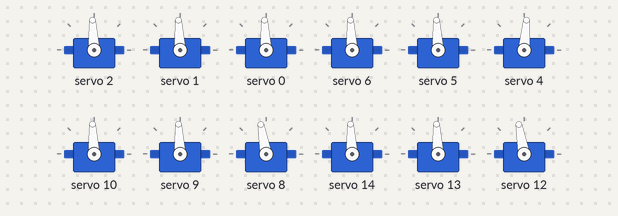
Bench run of a sketch on a simulated Arduino Uno, built with avr-gcc and run on an emulated ATmega328P. On the bench: 12 × servo.

Above: at 0.17 s.
At 5.0 s:
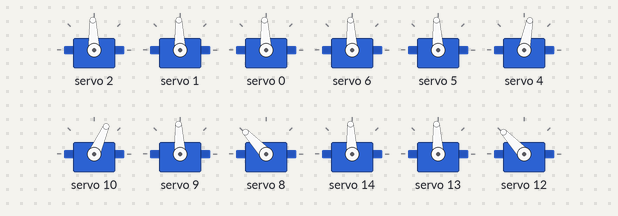
At 10.2 s:
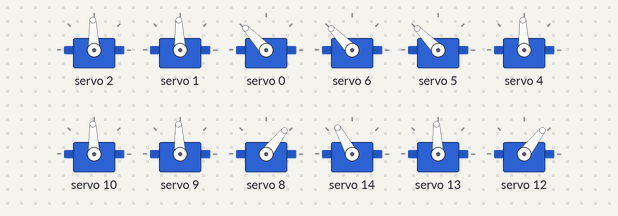
At 18.3 s:
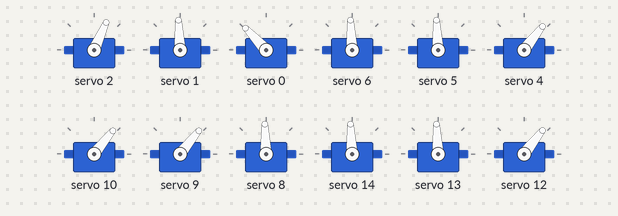
At 26.5 s:
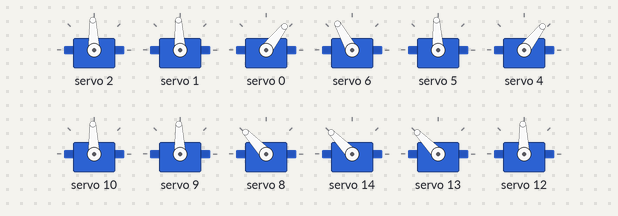
At 34.6 s:
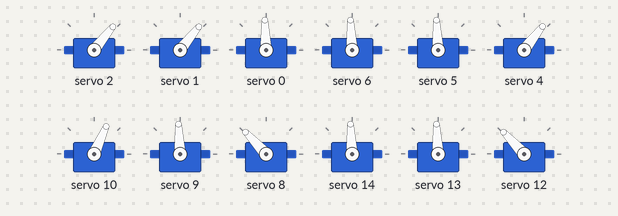
Timing chart, 0 to 40.0 s (numbered marks = the images above):
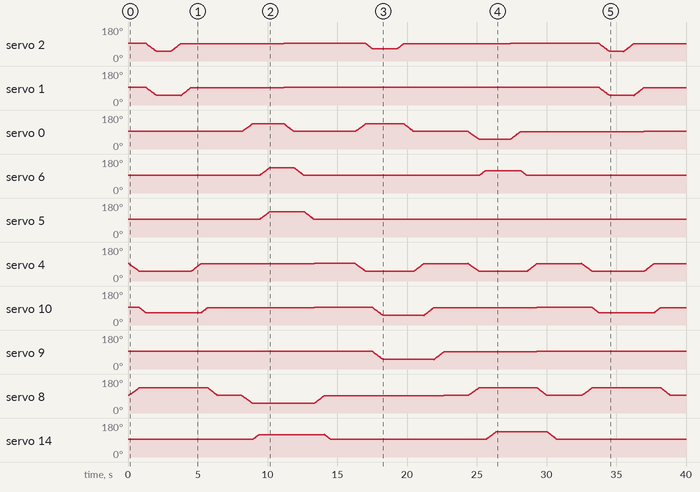

Measured:
- by itself, servo 5: rises from 93° to 134° in 0.73 s, then falls to 93° in 3.2 s
- by itself, servo 13: rises from 93° to 134° in 0.73 s, then falls to 93° in 5.1 s

The sketch:

spiderLeg6.ino
```cpp
//redoing with servo shield
//chris fite
//041520


#include <Wire.h>
#include <Adafruit_PWMServoDriver.h>

//defines for the adafruit functions -fiik
#define MIN_PULSE_WIDTH       650
#define MAX_PULSE_WIDTH       2350
#define DEFAULT_PULSE_WIDTH   1500
#define FREQUENCY             50

//assign numbers to servos leg joints
int RFleg[3] = {0, 1, 2}; //HIP, KNEE, ANKLE
int LFleg[3]= {4, 5, 6};
int LBleg[3] = {8, 9, 10};
int RBleg[3]= {12, 13, 14};

//define leg #s
const int RF = 0;
const int LF = 1;
const int LB = 2;
const int RB = 3;
const int hip = 0;
const int knee = 1;
const int ankle = 2;

int hipPos[4];
int kneePos[4];
int anklePos[4];

int speed = 15;

// called this way, it uses the default address 0x40
Adafruit_PWMServoDriver pwm = Adafruit_PWMServoDriver();

//protoyping functions
int pulseWidth(int);
void moveServo(int, int);
void centerAllLegs();
void centerLeg(int[], int);
void moveLegOut(int[], int);
void moveLegIn(int[], int);
void raiseLeg(int[], int);
void lowerLeg(int[], int);
void stepForward(int[], int);
void stepBack(int[], int);
void waveLeg(int);
void leanToSide(int);
void walkForward();

void setup() {
  Serial.begin(9600);
  pwm.begin();
  pwm.setPWMFreq(FREQUENCY);  // Analog servos run at ~60 Hz updates

  //0=RF, 1=LF, 2=LB, 3=RB
  for (int i = 0; i < 4; i++) {
    hipPos[i] = 90;
    kneePos[i] = 90;
    anklePos[i] = 90;
  }

  centerAllLegs();
}

void loop() {

  leanToSide(RF);
  raiseLeg(RFleg, RF);
  delay(1000);
  centerAllLegs();
  delay(1000);

  leanToSide(LF);
  raiseLeg(LFleg, LF);
  delay(1000);
  centerAllLegs();
  delay(1000);

  leanToSide(LB);
  raiseLeg(LBleg, LB);
  delay(1000);
  centerAllLegs();
  delay(1000);

  leanToSide(RB);
  raiseLeg(RBleg, RB);
  delay(1000);
  centerAllLegs();
  delay(1000);

}

int pulseWidth(int angle) {
//makes this shit less confusing
  int pulse_wide, analog_value;
  pulse_wide   = map(angle, 0, 180, MIN_PULSE_WIDTH, MAX_PULSE_WIDTH);
  analog_value = int(float(pulse_wide) / 1000000 * FREQUENCY * 4096);
  return analog_value;
}

void moveServo(int servo, int angle) {
//makes this shit less confusing too
  pwm.setPWM(servo, 0, pulseWidth(angle));
}

void centerAllLegs() {
  centerLeg(RFleg, RF);
  centerLeg(LFleg, LF);
  centerLeg(LBleg, LB);
  centerLeg(RBleg, RB);
}

void centerLeg(int leg[], int legNum) {
//center ankle
  if (anklePos[legNum] > 90) {
    for (anklePos[legNum]; anklePos[legNum] > 90; anklePos[legNum]--) {
      moveServo(leg[ankle], anklePos[legNum]);
      delay(speed);
    }
  }
  else if (anklePos[legNum] < 90) {
    for (anklePos[legNum]; anklePos[legNum] < 90; anklePos[legNum]++) {
      moveServo(leg[ankle], anklePos[legNum]);
      delay(speed);
    }
  }
  else if (anklePos[legNum] == 90) moveServo(leg[ankle], anklePos[legNum]);
//center knee
  if (kneePos[legNum] > 90) {
    for (kneePos[legNum]; kneePos[legNum] > 90; kneePos[legNum]--) {
      moveServo(leg[knee], kneePos[legNum]);
      delay(speed);
    }
  }
  else if (kneePos[legNum] < 90) {
    for (kneePos[legNum]; kneePos[legNum] < 90; kneePos[legNum]++) {
      moveServo(leg[knee], kneePos[legNum]);
      delay(speed);
    }
  }
  else if (kneePos[legNum] == 90) moveServo(leg[knee], kneePos[legNum]);
//center hip
  if (hipPos[legNum] < 90) {
    for (hipPos[legNum]; hipPos[legNum] < 90; hipPos[legNum]++) {
      moveServo(leg[hip], hipPos[legNum]);
      delay(speed);
    }
  }
  else if (hipPos[legNum] > 90) {
    for (hipPos[legNum]; hipPos[legNum] > 90; hipPos[legNum]--) {
      moveServo(leg[hip], hipPos[legNum]);
      delay(speed);
    }
  }
  else if (hipPos[legNum] == 90) moveServo(leg[hip], hipPos[legNum]);
}

void moveLegOut(int leg[], int legNum) {
  switch(legNum) {
    case 0:
    case 2:
      for (hipPos[legNum]; hipPos[legNum] <= 135; hipPos[legNum]++) {
        moveServo(leg[hip], hipPos[legNum]);
        delay(speed);
      }
      break;
    case 1:
    case 3:
      for (hipPos[legNum]; hipPos[legNum] >= 45; hipPos[legNum]--) {
        moveServo(leg[hip], hipPos[legNum]);
        delay(speed);
      }
      break;
    default:
      Serial.println("there is no leg with that number.");
  }
}

void moveLegIn(int leg[], int legNum) {
    switch(legNum) {
    case 0:
    case 2:
      for (hipPos[legNum]; hipPos[legNum] >= 45; hipPos[legNum]--) {
        moveServo(leg[hip], hipPos[legNum]);
        delay(speed);
      }
      break;
    case 1:
    case 3:
      for (hipPos[legNum]; hipPos[legNum] <= 135; hipPos[legNum]++) {
        moveServo(leg[hip], hipPos[legNum]);
        delay(speed);
      }
      break;
    default:
      Serial.println("there is no leg with that number.");
  }
}

void raiseLeg(int leg[], int legNum) {
  switch(legNum) {
    case 0:
    case 2:
      for (kneePos[legNum]; kneePos[legNum] >= 45; kneePos[legNum]--) {
        moveServo(leg[knee], kneePos[legNum]);
        if (anklePos[legNum] >= 45) {
          moveServo(leg[ankle], anklePos[legNum]);
          anklePos[legNum]--;
        }
        delay(speed);
      }
      break;
    case 1:
    case 3:
      for (kneePos[legNum]; kneePos[legNum] <= 135; kneePos[legNum]++) {
        moveServo(leg[knee], kneePos[legNum]);
        if (anklePos[legNum] <= 135) {
          moveServo(leg[ankle], anklePos[legNum]);
          anklePos[legNum]++;
        }
        delay(speed);
      }
      break;
    default:
      Serial.println("there is no leg with that number");
      break;
  }
}

void lowerLeg(int leg[], int legNum) {
  switch(legNum) {
    case 0:
    case 2:
      for (kneePos[legNum]; kneePos[legNum] <= 90; kneePos[legNum]++) {
        moveServo(leg[knee], kneePos[legNum]);
        if (anklePos[legNum] <= 90) {
          moveServo(leg[ankle], anklePos[legNum]);
          anklePos[legNum]++;
        }
        delay(speed);
      }
      break;
    case 1:
    case 3:
      for (kneePos[legNum]; kneePos[legNum] >=90; kneePos[legNum]--) {
        moveServo(leg[knee], kneePos[legNum]);
        if (anklePos[legNum] >= 90) {
          moveServo(leg[ankle], anklePos[legNum]);
          anklePos[legNum]--;
        }
        delay(speed);
      }
      break;
    default:
      Serial.println("there is no leg with that number");
  }

}
void stepForward(int leg[], int legNum) {
  raiseLeg(leg, legNum);
  switch(legNum) {
    case 0:
    case 1:
      moveLegOut(leg, legNum);
      break;
    case 2:
    case 3:
      moveLegIn(leg, legNum);
      break;
    default:
     Serial.println("there is no leg with that number");
      break;
  }
  lowerLeg(leg,legNum);
}

void stepBack(int leg[], int legNum) {
    raiseLeg(leg, legNum);
  switch(legNum) {
    case 0:
    case 1:
      moveLegIn(leg, legNum);
      break;
    case 2:
    case 3:
      moveLegOut(leg, legNum);
      break;
    default:
     Serial.println("there is no leg with that number");
      break;
  }
  lowerLeg(leg,legNum);
}

void waveLeg(int legNum) {
  switch(legNum) {
    case 0:
      moveLegOut(RFleg, RF);
      raiseLeg(RFleg, RF);
      for (int i = 0; i < 3; i++) {
        moveServo(RFleg[ankle], 135);
        delay(200);
        moveServo(RFleg[ankle], 45);
        delay(200);
      }
      centerLeg(RFleg, RF);
      break;
    case 1:
      moveLegOut(LFleg, LF);
      raiseLeg(LFleg, LF);
      for (int i = 0; i < 3; i++) {
        moveServo(LFleg, 45);
        delay(200);
        moveServo(LFleg, 135);
        delay(200);
      }
      centerLeg(LFleg, LF);
      break;
    case 2:
      moveLegOut(LBleg, LB);
      raiseLeg(LBleg, LB);
      for (int i = 0; i < 3; i++) {
        moveServo(LBleg, 135);
        delay(200);
        moveServo(LBleg, 45);
        delay(200);
      }
      centerLeg(LBleg, LB);
      break;
    case 3:
      moveLegOut(RBleg, RB);
      raiseLeg(RBleg, RB);
      for (int i = 0; i < 3; i++) {
        moveServo(RBleg, 45);
        delay(200);
        moveServo(RBleg, 135);
        delay(200);
      }
      centerLeg(RBleg, RB);
      break;
    default:
      Serial.println("there is no leg with that number");
      break;
  }
}

void leanToSide(int legNum) { //legnum is leg to pick up; everything shifts opposite
  switch(legNum) {
    case 0: // RF
      while ((hipPos[LF] > 45 ) || (hipPos[LB] < 135) || (hipPos[RB] < 135)) {
          if (hipPos[LF] > 45){
            moveServo(LFleg[hip], hipPos[LF]);
            hipPos[LF]--;
          }
          if (hipPos[LB] < 135) {
            moveServo(LBleg[hip], hipPos[LB]);
            hipPos[LB]++;
          }
          if (hipPos[RB] < 135) {
            moveServo(RBleg[hip], hipPos[RB]);
            hipPos[RB]++;
          }
          delay(speed);
      }
      if (anklePos[LB] > 60) {
        for (anklePos[LB]; anklePos[LB] > 60; anklePos[LB]--) {
          moveServo(LBleg[ankle], anklePos[LB]);
          delay(speed);
        }
      }
      break;
    case 1: // LF
      while ((hipPos[RF] < 135 ) || (hipPos[LB] > 45) || (hipPos[RB] > 45)) {
          if (hipPos[RF] < 135){
            moveServo(RFleg[hip], hipPos[RF]);
            hipPos[RF]++;
          }
          if (hipPos[LB] > 45) {
            moveServo(LBleg[hip], hipPos[LB]);
            hipPos[LB]--;
          }
          if (hipPos[RB] > 45) {
            moveServo(RBleg[hip], hipPos[RB]);
            hipPos[RB]--;
          }
          delay(speed);
      }
      if (anklePos[RB] < 120) {
        for (anklePos[RB];anklePos[RB] < 120; anklePos[RB]++) {
          moveServo(RBleg[ankle], anklePos[RB]);
          delay(speed);
        }
      }
      break;
    case 2: // LB
          while ((hipPos[RF] < 135 ) || (hipPos[LF] > 45) || (hipPos[RB] > 45)) {
          if (hipPos[RF] < 135){
            moveServo(RFleg[hip], hipPos[RF]);
            hipPos[RF]++;
          }
          if (hipPos[LF] > 45) {
            moveServo(LFleg[hip], hipPos[LF]);
            hipPos[LF]--;
          }
          if (hipPos[RB] > 45) {
            moveServo(RBleg[hip], hipPos[RB]);
            hipPos[RB]--;
          }
          delay(speed);
      }
      if (anklePos[RF] > 60) {
        for (anklePos[RF]; anklePos[RF] > 60; anklePos[RF]--) {
          moveServo(RFleg[ankle], anklePos[RF]);
          delay(speed);
        }
      }
      break;
    case 3: // RB
          while ((hipPos[RF] > 45 ) || (hipPos[LF] > 45) || (hipPos[LB] < 135)) {
          if (hipPos[RF] > 45){
            moveServo(RFleg[hip], hipPos[RF]);
            hipPos[RF]--;
          }
          if (hipPos[LF] > 45) {
            moveServo(LFleg[hip], hipPos[LF]);
            hipPos[LF]--;
          }
          if (hipPos[LB] < 135) {
            moveServo(LBleg[hip], hipPos[LB]);
            hipPos[LB]++;
          }
          delay(speed);
      }
      if (anklePos[LF] < 120) {
        for (anklePos[LF]; anklePos[LF] < 120; anklePos[LF]++) {
          moveServo(LFleg[ankle], anklePos[LF]);
          delay(speed);
        }
      }
      break;
   default:
      Serial.println("there is no leg with that number");
      break;
  }
}

void walkForward() {

}
```
